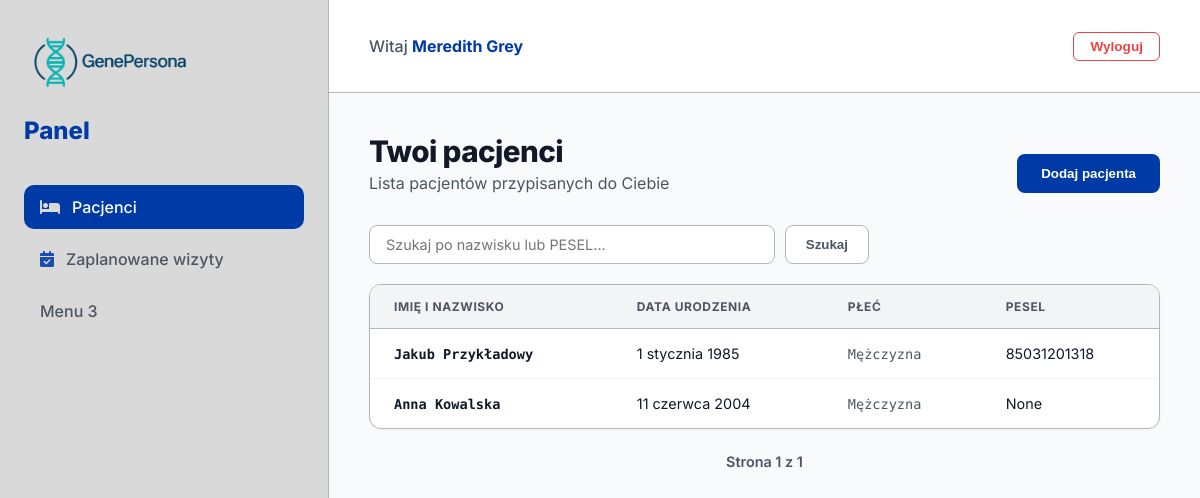
The page /home/ (signed in) on the database as committed earlier.
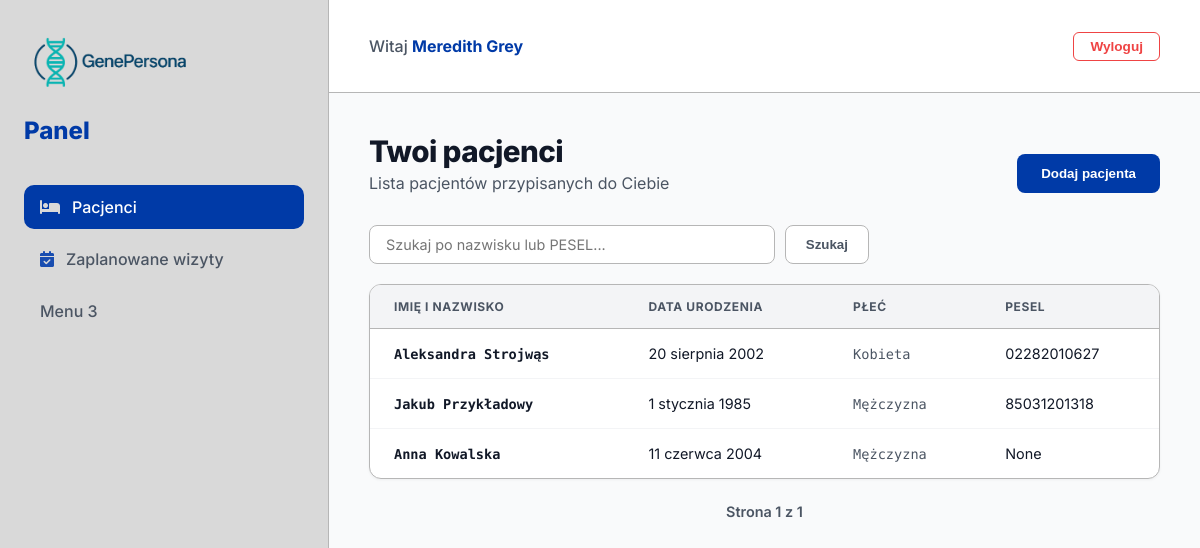
The same page on the database as committed later.
### patient/models.py (models this page shows, shortened)
class Patient(models.Model):
  class Gender(models.TextChoices):
    MALE = 'Mężczyzna','Mężczyzna'
    FEMALE = 'Kobieta','Kobieta'
    OTHER = 'Inna','Inna'
  first_name = models.CharField(max_length=100, verbose_name='Imię')
  last_name = models.CharField(max_length=100,verbose_name='Nazwisko')
  pesel = models.CharField(
    max_length = 11,
    unique = True,
    null = True,
    blank = True,
    validators=[validate_pesel],
    verbose_name = 'PESEL',
    help_text = '11-cyfrowy numer identyfikacyjny'
  )
  date_of_birth = models.DateField(verbose_name='Data urodzenia')
  gender= models.CharField(
    max_length=15,
    choices=Gender.choices,
    default=Gender.MALE,
    verbose_name='Płeć'
  )
  address_street = models.CharField(max_length=200, verbose_name='Ulica i nr domu', blank=True, null=True)
  address_zip_code = models.CharField(
    max_length=6,
    verbose_name='Kod pocztowy',
    blank=True,
    null=True,
    validators=[RegexValidator(r'^\d{2}-\d{3}$', 'Format kodu: XX-XXX')]
  )
  address_city = models.CharField(max_length=100, verbose_name='Miejscowość', blank=True, null=True)
  phone_number = models.CharField(max_length= 15, verbose_name='Numer telefonu',blank=True, null= True)
  email = models.EmailField(verbose_name= 'Email', blank= True, null= True)
  attending_doctor = models.ForeignKey(
    Doctor,
    on_delete=models.SET_NULL,
    null = True,
    blank = True,
    related_name= 'primary_patients',
    verbose_name= 'Lekarz Prowadzący',
  )
  consulting_doctors = models.ManyToManyField(
    Doctor,
    blank= True,
    related_name= 'consultation_patients',
    verbose_name= 'Lekarze konsultujący'
  )
  initial_diagnosis= models.CharField(max_length=250,verbose_name='Wstępna diagnoza (ARCHIWALNE)',blank=True, null=True)
  diagnosis_date = models.DateField(verbose_name='Data diagnozy (ARCHIWALNE)', blank = True, null= True)
  class Meta:
    verbose_name = 'Pacjent'
    verbose_name_plural = 'Pacjenci'

### patient/views.py (the view)
# urls.py: path('home/', views.home, name='home'),
@login_required(login_url='login')
def home(request):
    user = request.user
    if user.is_superuser:
        patients = Patient.objects.all().order_by('-id')
    else:
        try:
            doctor_profile = user.doctor_profile
            patients = Patient.objects.filter(
                Q(attending_doctor=doctor_profile) |
                Q(consulting_doctors=doctor_profile)
            ).distinct().order_by('-id')
        except Doctor.DoesNotExist:
            patients = Patient.objects.none()
    search_query = request.GET.get('q')
    if search_query:
        patients = patients.filter(
            Q(first_name__icontains=search_query) |
            Q(last_name__icontains=search_query) |
            Q(pesel__startswith=search_query)
        )
    paginator = Paginator(patients, 15)
    page_number = request.GET.get('page')
    page_obj = paginator.get_page(page_number)
    context = {
        'user': user,
        'patients': page_obj,
        'search_query': search_query or ""
    }
    return render(request, 'home_page/home.html', context)

### templates/home_page/home.html (shortened to what the changed rows need)
<!DOCTYPE html>
<html lang="pl">
<head>
    {% load static %}
    <link rel="stylesheet" href="{% static 'stylesheets/home.css' %}">
</head>
<body>
<div class="dashboard-layout">
    <div class="dashboard-main">
        <div class="dashboard-content">
            {% if user.is_superuser %}
            <div class="admin-view animate-fade-in">
                <div class="admin-hero">
                    <h2>Panel administratora</h2>
                    <p>Możesz przejść do panelu administracyjnego Django.</p>
                    <a href="/admin/">
                        <button class="mega-button">Przejdź do panelu administratora</button>
                    </a>
                </div>
            </div>
            {% else %}
            <div class="doctor-view animate-fade-in">
                <div class="view-header">
                    <div>
                        <h2>Twoi pacjenci</h2>
                    </div>
                </div>
                <div class="table-container">
                    <table class="patient-table">
                        <thead>
                            <tr>
                                <th>Imię i nazwisko</th>
                                <th>Data urodzenia</th>
                                <th>Płeć</th>
                                <th>Pesel</th>
                            </tr>
                        </thead>
                        <tbody>
                            {% for p in patients %}
                            <tr>
                                <td class="mono">
                                    <a href="{% url 'patient_detail' p.id %}">
                                        {{ p.first_name }} {{ p.last_name }}
                                    </a>
                                </td>
                                <td>{{ p.date_of_birth }}</td>
                                <td class="mono">{{ p.gender }}</td>
                                <td>{{ p.pesel }}</td>
                            </tr>
                            {% empty %}
                            <tr>
                                <td colspan="4">Brak pacjentów</td>
                            </tr>
                            {% endfor %}
                        </tbody>
                    </table>
                </div>
            </div>
            {% endif %}
        </div>
    </div>
</div>
</body>
</html>

Rows that differ between the two databases and show on the page:
now on this page (row edited): Patient: first_name "Aleksandra", last_name "Strojwąs", date_of_birth "20 sierpnia 2002", gender "Kobieta", pesel "02282010627"
